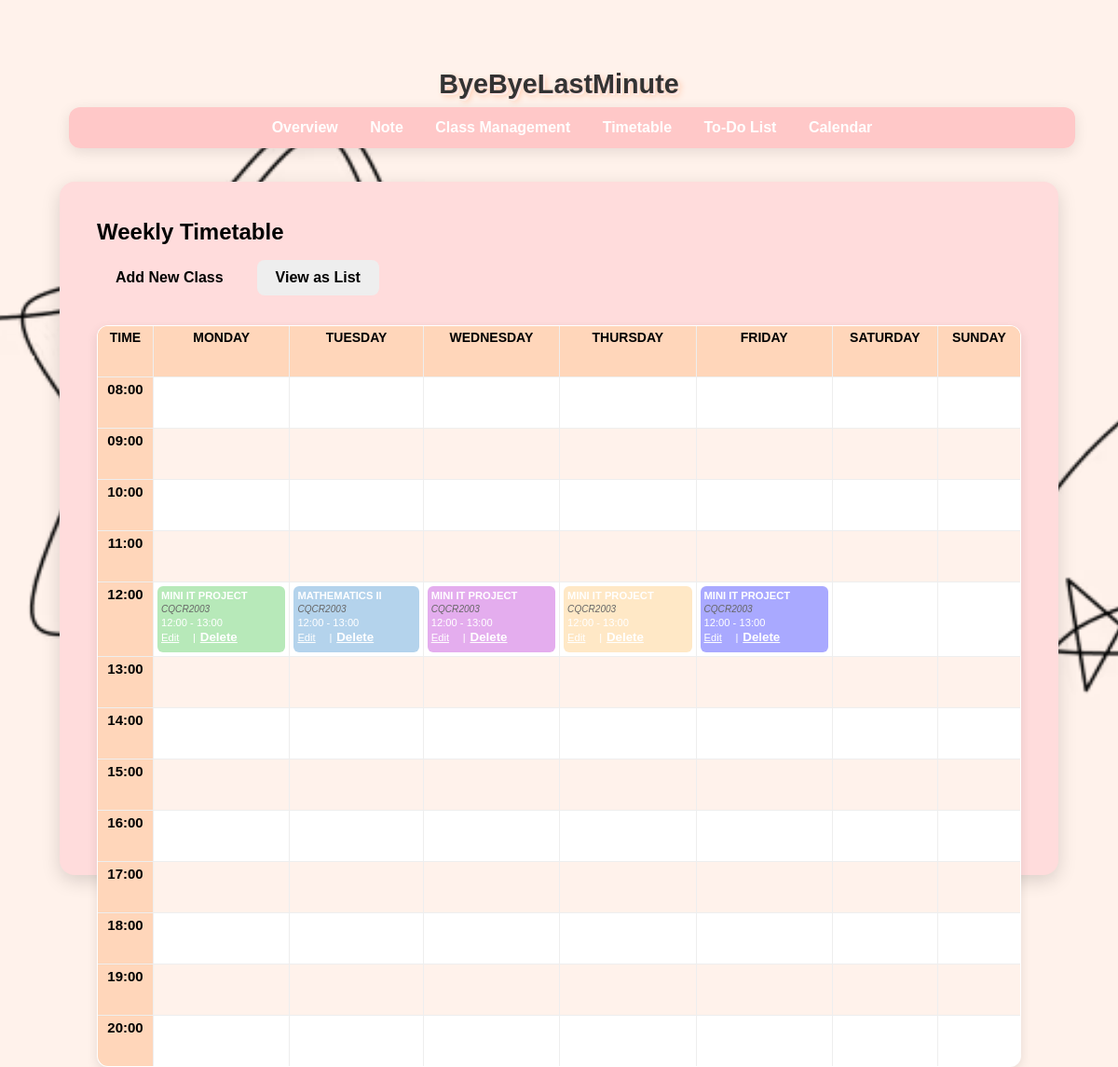
Page /timetable on the committed database.
### tables this page shows
CREATE TABLE classes (
                id INTEGER PRIMARY KEY AUTOINCREMENT,
                name TEXT NOT NULL,
                day TEXT NOT NULL,
                start_time TEXT NOT NULL,
                end_time TEXT NOT NULL,
                location TEXT NOT NULL,
                notes TEXT
            );

### app.py (the view)
@app.route('/timetable')
def timetable():
    conn = get_db_connection()
    classes = conn.execute("SELECT * FROM classes").fetchall()
    conn.close()
    start = datetime.strptime("08:00", "%H:%M")
    end = datetime.strptime("20:00", "%H:%M")
    time_slots = []
    while start <= end:
        time_slots.append(start.strftime("%H:%M"))
        start += timedelta(hours=1)
    class_map = {day: {slot: [] for slot in time_slots} for day in
                 ['Monday','Tuesday','Wednesday','Thursday','Friday','Saturday','Sunday']}
    for c in classes:
        s_time = datetime.strptime(c['start_time'], "%H:%M")
        e_time = datetime.strptime(c['end_time'], "%H:%M")
        for slot in time_slots:
            slot_start = datetime.strptime(slot, "%H:%M")
            slot_end = slot_start + timedelta(hours=1)
            if s_time < slot_end and e_time > slot_start:
                class_map[c['day']][slot].append({
                    'id': c['id'],
                    'name': c['name'],
                    'start_time': c['start_time'],
                    'end_time': c['end_time'],
                    'location': c['location'],
                    'notes': c['notes']
                })
    return render_template('timetable.html', time_slots=time_slots, class_map=class_map)

### app.py (called while the page is built)
def get_db_connection():
    conn = sqlite3.connect(DB_NAME, timeout=10)
    conn.row_factory = sqlite3.Row
    return conn

@app.context_processor
def inject_vapid_key():
    return dict(VAPID_PUBLIC_KEY=VAPID_PUBLIC_KEY)

### templates/timetable.html (shortened to what this page needs)
{% extends "base.html" %}
{% block content %}
<h2>Weekly Timetable</h2>
<div class="actions">
    <a href="{{ url_for('add_class') }}" class="button">Add New Class</a>
    <a href="{{ url_for('classes') }}" class="button secondary">View as List</a>
</div>
<div class="timetable">
    <table>
        <thead>
            <tr>
                <th>Time</th>
                <th>Monday</th>
                <th>Tuesday</th>
                <th>Wednesday</th>
                <th>Thursday</th>
                <th>Friday</th>
                <th>Saturday</th>
                <th>Sunday</th>
            </tr>
        </thead>
        <tbody>
            {% for slot in time_slots %}
            <tr>
                <td class="time-header">{{ slot }}</td>
                {% for day in ['Monday','Tuesday','Wednesday','Thursday','Friday','Saturday','Sunday'] %}
                <td>
                    {% for c in class_map[day][slot] %}
                        <div class="class-event {{ day|lower }}">
                            <div class="class-name">{{ c.name }}</div>
                            <div class="class-location">{{ c.location }}</div>
                            <div class="class-time">{{ c.start_time }} - {{ c.end_time }}</div>
                            <div class="class-actions" style="position: relative;">
                                <a href="{{ url_for('edit_class', class_id=c.id) }}" style="margin-right: 10px;">Edit</a> |
                                <form action="{{ url_for('delete_class', class_id=c.id) }}" method="POST" style="display:inline; position: relative; top: -2px;">
                                    <button type="submit" onclick="return confirm('Are you sure?')"
                                        style="background:none;border:none;color:#fff;text-decoration:underline;cursor:pointer;font: size 0.8rem;padding:0;margin: 0;" onclick="return confirm('Are you sure?')">Delete</button>
                                </form>
                            </div>
                        </div>
                    {% endfor %}
                </td>
                {% endfor %}
            </tr>
            {% endfor %}
        </tbody>
    </table>
</div>
{% endblock %}

### static/style.css (style rules this page uses)
* { margin: 0; padding: 0; box-sizing: border-box; }
html, body { height: 100%; font-family: Arial, sans-serif; background-color: #FFF2EB; background-image: url("Dashboard Background Image.jpg"), url("Dashboard Background Image.avif"); background-repeat: no-repeat; background-size: cover; background-position: center; background-attachment: fixed; color: #000; padding: 2rem; }
h1, h2 { margin-bottom: 1rem; color: #000; }
form { display: grid; gap: 1.5rem; }
.actions { grid-column: span 2; display: flex; gap: 1rem; margin-top: 0.5rem; }
button { padding: 0.7rem 1.4rem; border-radius: 8px; border: none; font-weight: 600; cursor: pointer; transition: background 0.3s; }
button[type="submit"] { background: #ff8c66; color: #fff; }
.actions { margin-bottom: 1.5rem; }
.button { display: inline-block; padding: 0.7rem 1.4rem; border-radius: 8px; border: none; font-weight: 600; cursor: pointer; transition: background 0.3s; text-decoration: none; text-align: center; }
.button.secondary { background: #eee; color: #000; }
table { width: 100%; border-collapse: collapse; margin-top: 1rem; background: #fff; border-radius: 12px; overflow: hidden; box-shadow: 0 4px 12px rgba(0,0,0,0.1); font-size: 15px; border: 1px solid #ddd; }
thead { background: #FFD6BA; color: #000; text-transform: uppercase; font-weight: bold; font-size: 14px; }
th, td { padding: 12px 16px; text-align: left; border-bottom: 1px solid #eee; }
tbody tr:nth-child(even) { background: #FFF2EB; }
.timetable { margin-top: 2rem; width: 100%; height: calc(100vh - 250px); border-collapse: collapse; table-layout: fixed; font-size: 0.8rem; }
.timetable th, .timetable td { border: 1px solid #eee; padding: 4px; vertical-align: top; height: calc((100vh - 250px) / 10); overflow: hidden; }
.timetable th { background-color: #FFD6BA; text-align: center; font-weight: bold; }
.time-header { background-color: #FFD6BA; font-weight: bold; text-align: center; width: 60px; }
.class-event { color: white; padding: 4px; border-radius: 6px; margin-bottom: 3px; font-size: 0.7rem; height: 100%; }
.class-name { font-weight: bold; margin-bottom: 2px; }
.class-location { font-style: italic; margin-bottom: 2px; }
.class-actions { margin-top: 4px; display: flex; gap: 0.3rem; justify-content: flex-start; background: transparent; }
.class-actions a { color: #fff; text-decoration: underline; font-size: 0.7rem; }
.class-event.monday { background-color: #b7e9b9; }
.class-event.tuesday { background-color: #b4d3ec; }
.class-event.wednesday { background-color: #e4adee; }
.class-event.thursday { background-color: #ffe8c6; }
.class-event.friday { background-color: #a9a9ff; }
.actions { display: flex; justify-content: flex-start; gap: 1rem; margin-bottom: 2rem; flex-wrap: wrap; }
.button { padding: 10px 20px; border: none; border-radius: 8px; font-weight: 600; cursor: pointer; text-decoration: none; transition: background 0.3s; color: #000; display: inline-block; }
.button.secondary { background-color: #eee; color: #000; }
.actions { display: flex; gap: 1rem; margin-bottom: 1.5rem; flex-wrap: wrap; }
.class-time { min-width: 80px; }
.class-location, .class-notes { margin: 0.2rem 0; font-size: 0.9em; color: #666; }

### rows in the picture
classes: name "MINI IT PROJECT", location "CQCR2003", start_time "12:00", end_time "13:00"
classes: name "MATHEMATICS II", location "CQCR2003", start_time "12:00", end_time "13:00"
classes: name "MINI IT PROJECT", location "CQCR2003", start_time "12:00", end_time "13:00"
classes: name "MINI IT PROJECT", location "CQCR2003", start_time "12:00", end_time "13:00"
classes: name "MINI IT PROJECT", location "CQCR2003", start_time "12:00", end_time "13:00"

### other values in the picture
{{ slot }} "08:00" "09:00" "10:00" "11:00" "12:00" "13:00" "14:00" "15:00" "16:00" "17:00" "18:00" "19:00" "20:00"
